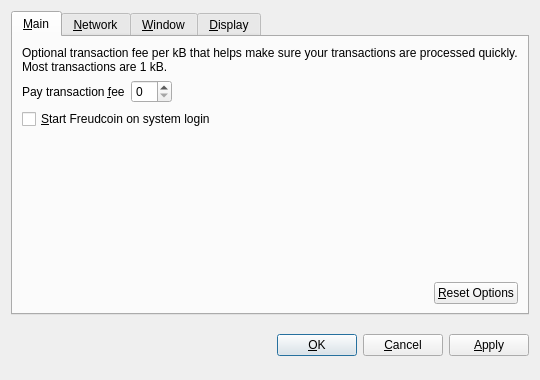
<?xml version="1.0" encoding="UTF-8"?>
<ui version="4.0">
 <class>OptionsDialog</class>
 <widget class="QDialog" name="OptionsDialog">
  <property name="geometry">
   <rect>
    <x>0</x>
    <y>0</y>
    <width>540</width>
    <height>380</height>
   </rect>
  </property>
  <property name="windowTitle">
   <string>Options</string>
  </property>
  <property name="modal">
   <bool>true</bool>
  </property>
  <layout class="QVBoxLayout" name="verticalLayout">
   <item>
    <widget class="QTabWidget" name="tabWidget">
     <property name="tabPosition">
      <enum>QTabWidget::North</enum>
     </property>
     <property name="currentIndex">
      <number>0</number>
     </property>
     <widget class="QWidget" name="tabMain">
      <attribute name="title">
       <string>&amp;Main</string>
      </attribute>
      <layout class="QVBoxLayout" name="verticalLayout_Main">
       <item>
        <widget class="QLabel" name="transactionFeeInfoLabel">
         <property name="text">
          <string>Optional transaction fee per kB that helps make sure your transactions are processed quickly. Most transactions are 1 kB.</string>
         </property>
         <property name="textFormat">
          <enum>Qt::PlainText</enum>
         </property>
         <property name="wordWrap">
          <bool>true</bool>
         </property>
        </widget>
       </item>
       <item>
        <layout class="QHBoxLayout" name="horizontalLayout_1_Main">
         <item>
          <widget class="QLabel" name="transactionFeeLabel">
           <property name="text">
            <string>Pay transaction &amp;fee</string>
           </property>
           <property name="textFormat">
            <enum>Qt::PlainText</enum>
           </property>
           <property name="buddy">
            <cstring>transactionFee</cstring>
           </property>
          </widget>
         </item>
         <item>
          <widget class="BitcoinAmountField" name="transactionFee"/>
         </item>
         <item>
          <spacer name="horizontalSpacer_1_Main">
           <property name="orientation">
            <enum>Qt::Horizontal</enum>
           </property>
           <property name="sizeHint" stdset="0">
            <size>
             <width>40</width>
             <height>20</height>
            </size>
           </property>
          </spacer>
         </item>
        </layout>
       </item>
       <item>
        <widget class="QCheckBox" name="bitcoinAtStartup">
         <property name="toolTip">
          <string>Automatically start Freudcoin after logging in to the system.</string>
         </property>
         <property name="text">
          <string>&amp;Start Freudcoin on system login</string>
         </property>
        </widget>
       </item>
       <item>
        <spacer name="verticalSpacer_Main">
         <property name="orientation">
          <enum>Qt::Vertical</enum>
         </property>
         <property name="sizeHint" stdset="0">
          <size>
           <width>20</width>
           <height>40</height>
          </size>
         </property>
        </spacer>
       </item>
       <item>
        <layout class="QHBoxLayout" name="horizontalLayout_2_Main">
         <item>
          <spacer name="horizontalSpacer_2_Main">
           <property name="orientation">
            <enum>Qt::Horizontal</enum>
           </property>
           <property name="sizeHint" stdset="0">
            <size>
             <width>40</width>
             <height>20</height>
            </size>
           </property>
          </spacer>
         </item>
         <item>
          <widget class="QPushButton" name="resetButton">
           <property name="toolTip">
            <string>Reset all client options to default.</string>
           </property>
           <property name="text">
            <string>&amp;Reset Options</string>
           </property>
           <property name="autoDefault">
            <bool>false</bool>
           </property>
          </widget>
         </item>
        </layout>
       </item>
      </layout>
     </widget>
     <widget class="QWidget" name="tabNetwork">
      <attribute name="title">
       <string>&amp;Network</string>
      </attribute>
      <layout class="QVBoxLayout" name="verticalLayout_Network">
       <item>
        <widget class="QCheckBox" name="mapPortUpnp">
         <property name="toolTip">
          <string>Automatically open the Freudcoin client port on the router. This only works when your router supports UPnP and it is enabled.</string>
         </property>
         <property name="text">
          <string>Map port using &amp;UPnP</string>
         </property>
        </widget>
       </item>
       <item>
        <widget class="QCheckBox" name="connectSocks">
         <property name="toolTip">
          <string>Connect to the Freudcoin network through a SOCKS proxy (e.g. when connecting through Tor).</string>
         </property>
         <property name="text">
          <string>&amp;Connect through SOCKS proxy:</string>
         </property>
        </widget>
       </item>
       <item>
        <layout class="QHBoxLayout" name="horizontalLayout_Network">
         <item>
          <widget class="QLabel" name="proxyIpLabel">
           <property name="text">
            <string>Proxy &amp;IP:</string>
           </property>
           <property name="textFormat">
            <enum>Qt::PlainText</enum>
           </property>
           <property name="buddy">
            <cstring>proxyIp</cstring>
           </property>
          </widget>
         </item>
         <item>
          <widget class="QValidatedLineEdit" name="proxyIp">
           <property name="maximumSize">
            <size>
             <width>140</width>
             <height>16777215</height>
            </size>
           </property>
           <property name="toolTip">
            <string>IP address of the proxy (e.g. 127.0.0.1)</string>
           </property>
          </widget>
         </item>
         <item>
          <widget class="QLabel" name="proxyPortLabel">
           <property name="text">
            <string>&amp;Port:</string>
           </property>
           <property name="textFormat">
            <enum>Qt::PlainText</enum>
           </property>
           <property name="buddy">
            <cstring>proxyPort</cstring>
           </property>
          </widget>
         </item>
         <item>
          <widget class="QLineEdit" name="proxyPort">
           <property name="maximumSize">
            <size>
             <width>55</width>
             <height>16777215</height>
            </size>
           </property>
           <property name="toolTip">
            <string>Port of the proxy (e.g. 9050)</string>
           </property>
          </widget>
         </item>
         <item>
          <widget class="QLabel" name="socksVersionLabel">
           <property name="text">
            <string>SOCKS &amp;Version:</string>
           </property>
           <property name="textFormat">
            <enum>Qt::PlainText</enum>
           </property>
           <property name="buddy">
            <cstring>socksVersion</cstring>
           </property>
          </widget>
         </item>
         <item>
          <widget class="QValueComboBox" name="socksVersion">
           <property name="toolTip">
            <string>SOCKS version of the proxy (e.g. 5)</string>
           </property>
          </widget>
         </item>
         <item>
          <spacer name="horizontalSpacer_Network">
           <property name="orientation">
            <enum>Qt::Horizontal</enum>
           </property>
           <property name="sizeHint" stdset="0">
            <size>
             <width>40</width>
             <height>20</height>
            </size>
           </property>
          </spacer>
         </item>
        </layout>
       </item>
       <item>
        <spacer name="verticalSpacer_Network">
         <property name="orientation">
          <enum>Qt::Vertical</enum>
         </property>
         <property name="sizeHint" stdset="0">
          <size>
           <width>20</width>
           <height>40</height>
          </size>
         </property>
        </spacer>
       </item>
      </layout>
     </widget>
     <widget class="QWidget" name="tabWindow">
      <attribute name="title">
       <string>&amp;Window</string>
      </attribute>
      <layout class="QVBoxLayout" name="verticalLayout_Window">
       <item>
        <widget class="QCheckBox" name="minimizeToTray">
         <property name="toolTip">
          <string>Show only a tray icon after minimizing the window.</string>
         </property>
         <property name="text">
          <string>&amp;Minimize to the tray instead of the taskbar</string>
         </property>
        </widget>
       </item>
       <item>
        <widget class="QCheckBox" name="minimizeOnClose">
         <property name="toolTip">
          <string>Minimize instead of exit the application when the window is closed. When this option is enabled, the application will be closed only after selecting Quit in the menu.</string>
         </property>
         <property name="text">
          <string>M&amp;inimize on close</string>
         </property>
        </widget>
       </item>
       <item>
        <spacer name="verticalSpacer_Window">
         <property name="orientation">
          <enum>Qt::Vertical</enum>
         </property>
         <property name="sizeHint" stdset="0">
          <size>
           <width>20</width>
           <height>40</height>
          </size>
         </property>
        </spacer>
       </item>
      </layout>
     </widget>
     <widget class="QWidget" name="tabDisplay">
      <attribute name="title">
       <string>&amp;Display</string>
      </attribute>
      <layout class="QVBoxLayout" name="verticalLayout_Display">
       <item>
        <layout class="QHBoxLayout" name="horizontalLayout_1_Display">
         <item>
          <widget class="QLabel" name="langLabel">
           <property name="text">
            <string>User Interface &amp;language:</string>
           </property>
           <property name="textFormat">
            <enum>Qt::PlainText</enum>
           </property>
           <property name="buddy">
            <cstring>lang</cstring>
           </property>
          </widget>
         </item>
         <item>
          <widget class="QValueComboBox" name="lang">
           <property name="toolTip">
            <string>The user interface language can be set here. This setting will take effect after restarting Freudcoin.</string>
           </property>
          </widget>
         </item>
        </layout>
       </item>
       <item>
        <layout class="QHBoxLayout" name="horizontalLayout_2_Display">
         <item>
          <widget class="QLabel" name="unitLabel">
           <property name="text">
            <string>&amp;Unit to show amounts in:</string>
           </property>
           <property name="textFormat">
            <enum>Qt::PlainText</enum>
           </property>
           <property name="buddy">
            <cstring>unit</cstring>
           </property>
          </widget>
         </item>
         <item>
          <widget class="QValueComboBox" name="unit">
           <property name="toolTip">
            <string>Choose the default subdivision unit to show in the interface and when sending coins.</string>
           </property>
          </widget>
         </item>
        </layout>
       </item>
       <item>
        <widget class="QCheckBox" name="displayAddresses">
         <property name="toolTip">
          <string>Whether to show Freudcoin addresses in the transaction list or not.</string>
         </property>
         <property name="text">
          <string>&amp;Display addresses in transaction list</string>
         </property>
        </widget>
       </item>
       <item>
        <spacer name="verticalSpacer_Display">
         <property name="orientation">
          <enum>Qt::Vertical</enum>
         </property>
         <property name="sizeHint" stdset="0">
          <size>
           <width>20</width>
           <height>40</height>
          </size>
         </property>
        </spacer>
       </item>
      </layout>
     </widget>
    </widget>
   </item>
   <item>
    <layout class="QHBoxLayout" name="horizontalLayout_Buttons">
     <item>
      <spacer name="horizontalSpacer_1">
       <property name="orientation">
        <enum>Qt::Horizontal</enum>
       </property>
       <property name="sizeHint" stdset="0">
        <size>
         <width>40</width>
         <height>48</height>
        </size>
       </property>
      </spacer>
     </item>
     <item>
      <widget class="QLabel" name="statusLabel">
       <property name="font">
        <font>
         <weight>75</weight>
         <bold>true</bold>
        </font>
       </property>
       <property name="text">
        <string/>
       </property>
       <property name="textFormat">
        <enum>Qt::PlainText</enum>
       </property>
       <property name="wordWrap">
        <bool>true</bool>
       </property>
      </widget>
     </item>
     <item>
      <spacer name="horizontalSpacer_2">
       <property name="orientation">
        <enum>Qt::Horizontal</enum>
       </property>
       <property name="sizeHint" stdset="0">
        <size>
         <width>40</width>
         <height>48</height>
        </size>
       </property>
      </spacer>
     </item>
     <item>
      <widget class="QPushButton" name="okButton">
       <property name="text">
        <string>&amp;OK</string>
       </property>
      </widget>
     </item>
     <item>
      <widget class="QPushButton" name="cancelButton">
       <property name="text">
        <string>&amp;Cancel</string>
       </property>
       <property name="autoDefault">
        <bool>false</bool>
       </property>
      </widget>
     </item>
     <item>
      <widget class="QPushButton" name="applyButton">
       <property name="text">
        <string>&amp;Apply</string>
       </property>
       <property name="autoDefault">
        <bool>false</bool>
       </property>
      </widget>
     </item>
    </layout>
   </item>
  </layout>
 </widget>
 <customwidgets>
  <customwidget>
   <class>BitcoinAmountField</class>
   <extends>QSpinBox</extends>
   <header>bitcoinamountfield.h</header>
  </customwidget>
  <customwidget>
   <class>QValueComboBox</class>
   <extends>QComboBox</extends>
   <header>qvaluecombobox.h</header>
  </customwidget>
  <customwidget>
   <class>QValidatedLineEdit</class>
   <extends>QLineEdit</extends>
   <header>qvalidatedlineedit.h</header>
  </customwidget>
 </customwidgets>
 <resources/>
 <connections/>
</ui>
